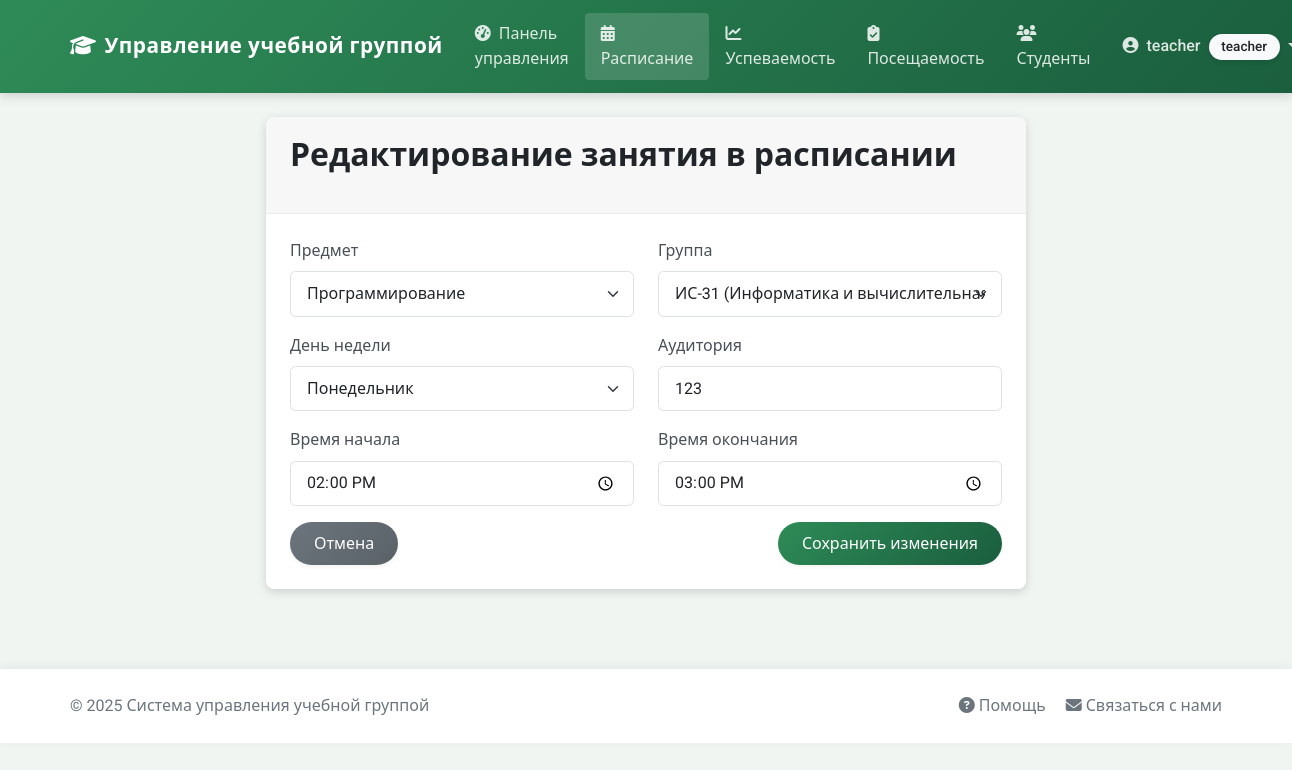
/schedule/edit/2 (signed in), run on the app's committed database.
### app/models/models.py (models this page shows, shortened)
class User(UserMixin, db.Model):
    id = db.Column(db.Integer, primary_key=True)
    username = db.Column(db.String(64), unique=True, nullable=False)
    email = db.Column(db.String(120), unique=True, nullable=False)
    password_hash = db.Column(db.String(128))
    first_name = db.Column(db.String(64))
    last_name = db.Column(db.String(64))
    role = db.Column(db.String(20), default='student')  # student, teacher, admin
    attendances = db.relationship('Attendance', backref='student', lazy='dynamic')
    grades = db.relationship('Grade', backref='student', lazy='dynamic')

class Schedule(db.Model):
    id = db.Column(db.Integer, primary_key=True)
    day_of_week = db.Column(db.Integer, nullable=False)  # 0-6 (понедельник-воскресенье)
    start_time = db.Column(db.Time, nullable=False)
    end_time = db.Column(db.Time, nullable=False)
    room = db.Column(db.String(20))
    subject_id = db.Column(db.Integer, db.ForeignKey('subject.id'), nullable=False)
    group_id = db.Column(db.Integer, db.ForeignKey('group.id'), nullable=False)
    attendances = db.relationship('Attendance', backref='schedule', lazy='dynamic')

class Subject(db.Model):
    id = db.Column(db.Integer, primary_key=True)
    name = db.Column(db.String(64), nullable=False)
    description = db.Column(db.Text)
    teacher_id = db.Column(db.Integer, db.ForeignKey('user.id'))
    teacher = db.relationship('User', backref='subjects')
    schedules = db.relationship('Schedule', backref='subject', lazy='dynamic')
    grades = db.relationship('Grade', backref='subject', lazy='dynamic')

class Group(db.Model):
    id = db.Column(db.Integer, primary_key=True)
    name = db.Column(db.String(64), unique=True, nullable=False)
    faculty = db.Column(db.String(64))
    year = db.Column(db.Integer)
    students = db.relationship('User',
                              secondary=student_group,
                              lazy='subquery',
                              backref=db.backref('groups', lazy=True))
    schedules = db.relationship('Schedule', backref='group', lazy='dynamic')

### app/routes/schedule.py (the view, shortened to what this page needs)
@bp.route('/edit/<int:id>', methods=['GET', 'POST'])
@login_required
def edit(id):
    if current_user.role not in ['admin', 'teacher']:
        flash('У вас нет доступа к этой странице')
        return redirect(url_for('main.dashboard'))
    schedule = Schedule.query.get_or_404(id)
    if current_user.role == 'teacher' and schedule.subject.teacher_id != current_user.id:
        flash('Вы можете редактировать только свои предметы')
        return redirect(url_for('schedule.index'))
    subjects = Subject.query.all()
    groups = Group.query.all()
    start_time_str = f"{schedule.start_time.hour:02d}:{schedule.start_time.minute:02d}"
    end_time_str = f"{schedule.end_time.hour:02d}:{schedule.end_time.minute:02d}"
    return render_template('schedule/edit.html',
                          schedule=schedule,
                          subjects=subjects,
                          groups=groups,
                          days=DAYS_OF_WEEK,
                          start_time_str=start_time_str,
                          end_time_str=end_time_str)

### app/context_processors.py (called while the page is built)
def csrf_processor():
    return {'csrf_token': generate_csrf()}

### app/models/__init__.py (called while the page is built)
@login_manager.user_loader
def load_user(id):
    return User.query.get(int(id))

### app/templates/schedule/edit.html (shortened to what this page needs)
{% extends "base.html" %}
{% block content %}
<div class="row justify-content-center">
    <div class="col-md-8">
        <div class="card">
            <div class="card-header">
                <h2>Редактирование занятия в расписании</h2>
            </div>
            <div class="card-body">
                <form method="post" action="{{ url_for('schedule.edit', id=schedule.id) }}">
                    <div class="row mb-3">
                        <div class="col-md-6">
                            <label for="subject_id" class="form-label">Предмет</label>
                            <select class="form-select" id="subject_id" name="subject_id" required>
                                {% for subject in subjects %}
                                <option value="{{ subject.id }}" {% if subject.id == schedule.subject_id %}selected{% endif %}>
                                    {{ subject.name }}
                                </option>
                                {% endfor %}
                            </select>
                        </div>
                        <div class="col-md-6">
                            <label for="group_id" class="form-label">Группа</label>
                            <select class="form-select" id="group_id" name="group_id" required>
                                {% for group in groups %}
                                <option value="{{ group.id }}" {% if group.id == schedule.group_id %}selected{% endif %}>
                                    {{ group.name }} ({{ group.faculty }}, {{ group.year }} курс)
                                </option>
                                {% endfor %}
                            </select>
                        </div>
                    </div>
                    <div class="row mb-3">
                        <div class="col-md-6">
                            <label for="day_of_week" class="form-label">День недели</label>
                            <select class="form-select" id="day_of_week" name="day_of_week" required>
                                {% for day_num, day_name in days.items() %}
                                <option value="{{ day_num }}" {% if day_num == schedule.day_of_week %}selected{% endif %}>
                                    {{ day_name }}
                                </option>
                                {% endfor %}
                            </select>
                        </div>
                        <div class="col-md-6">
                            <label for="room" class="form-label">Аудитория</label>
                            <input type="text" class="form-control" id="room" name="room" value="{{ schedule.room }}" required>
                        </div>
                    </div>
                    <div class="row mb-3">
                        <div class="col-md-6">
                            <label for="start_time" class="form-label">Время начала</label>
                            <input type="time" class="form-control" id="start_time" name="start_time" value="{{ start_time_str }}" required>
                        </div>
                        <div class="col-md-6">
                            <label for="end_time" class="form-label">Время окончания</label>
                            <input type="time" class="form-control" id="end_time" name="end_time" value="{{ end_time_str }}" required>
                        </div>
                    </div>
                    <div class="d-flex justify-content-between">
                        <a href="{{ url_for('schedule.index') }}" class="btn btn-secondary">Отмена</a>
                        <button type="submit" class="btn btn-primary">Сохранить изменения</button>
                    </div>
                </form>
            </div>
        </div>
    </div>
</div>
{% endblock %}

### app/templates/base.html (shortened to what this page needs)
<!DOCTYPE html>
<html lang="ru">
<head>
    <link rel="stylesheet" href="https://cdn.jsdelivr.net/npm/bootstrap@5.3.2/dist/css/bootstrap.min.css">
    <link rel="stylesheet" href="https://cdnjs.cloudflare.com/ajax/libs/font-awesome/6.4.0/css/all.min.css">
    <link rel="stylesheet" href="{{ url_for('static', filename='css/style.css') }}">
    <link rel="stylesheet" href="{{ url_for('static', filename='css/modal-fix.css') }}">
</head>
<body>
    <nav class="navbar navbar-expand-lg navbar-dark bg-primary sticky-top">
        <div class="container">
            <a class="navbar-brand" href="{{ url_for('main.index') }}">
                <i class="fas fa-graduation-cap me-2"></i>Управление учебной группой
            </a>
            <div class="collapse navbar-collapse" id="navbarNav">
                <ul class="navbar-nav me-auto">
                    {% if current_user.is_authenticated %}
                    <li class="nav-item">
                        <a class="nav-link {% if request.path == url_for('main.dashboard') %}active{% endif %}" href="{{ url_for('main.dashboard') }}">
                            <i class="fas fa-tachometer-alt me-1"></i> Панель управления
                        </a>
                    </li>
                    <li class="nav-item">
                        <a class="nav-link {% if request.path.startswith('/schedule') %}active{% endif %}" href="{{ url_for('schedule.index') }}">
                            <i class="fas fa-calendar-alt me-1"></i> Расписание
                        </a>
                    </li>
                    <li class="nav-item">
                        <a class="nav-link {% if request.path == url_for('performance.index') %}active{% endif %}" href="{{ url_for('performance.index') }}">
                            <i class="fas fa-chart-line me-1"></i> Успеваемость
                        </a>
                    </li>
                    <li class="nav-item">
                        <a class="nav-link {% if request.path.startswith('/performance/attendance') %}active{% endif %}" href="{{ url_for('performance.attendance') }}">
                            <i class="fas fa-clipboard-check me-1"></i> Посещаемость
                        </a>
                    </li>                    {% if current_user.role in ['admin', 'teacher'] %}
                    <li class="nav-item">
                        <a class="nav-link {% if request.path.startswith('/student') %}active{% endif %}" href="{{ url_for('student.index') }}">
                            <i class="fas fa-users me-1"></i> Студенты
                        </a>
                    </li>
                    {% endif %}
                    {% endif %}
                </ul>
                <ul class="navbar-nav">
                    {% if current_user.is_authenticated %}
                    <li class="nav-item dropdown">
                        <a class="nav-link dropdown-toggle" href="#" id="userDropdown" role="button" data-bs-toggle="dropdown">
                            <i class="fas fa-user-circle me-1"></i> {{ current_user.username }}
                            <span class="badge bg-light text-dark ms-1">{{ current_user.role }}</span>
                        </a>
                    </li>
                    {% endif %}
                </ul>
            </div>
        </div>
    </nav>
    <div class="container mt-4">
        {% block content %}{% endblock %}
    </div>
    <footer class="footer py-4">
        <div class="container">
            <div class="row align-items-center justify-content-between">
                <div class="col-md-6">
                    <span class="text-muted">© 2025 Система управления учебной группой</span>
                </div>
                <div class="col-md-6 text-md-end">
                    <a href="#" class="text-decoration-none text-secondary me-3">
                        <i class="fas fa-question-circle"></i> Помощь
                    </a>
                    <a href="#" class="text-decoration-none text-secondary">
                        <i class="fas fa-envelope"></i> Связаться с нами
                    </a>
                </div>
            </div>
        </div>    </footer>    <script src="https://cdn.jsdelivr.net/npm/bootstrap@5.3.2/dist/js/bootstrap.bundle.min.js"></script>    <script src="{{ url_for('static', filename='js/scroll-lock.js') }}"></script>
</body>
</html>

### app/static/css/style.css (style rules this page uses)
:root { --primary-color: #2e8b57; --secondary-color: #6c757d; --success-color: #218838; --info-color: #20a2a0; --warning-color: #d4a72c; --danger-color: #c9302c; --light-color: #f8f9fa; --dark-color: #344a3d; --border-radius: 0.5rem; --box-shadow: 0 3px 10px rgba(0, 0, 0, 0.15); --transition: all 0.3s ease; }
body { font-family: 'Roboto', 'Segoe UI', sans-serif; background-color: #f0f5f2; color: #333; line-height: 1.6; }
.container { max-width: 1200px; padding: 0 1.5rem; }
h1, h2, h3, h4, h5, h6 { font-weight: 600; margin-bottom: 1.2rem; }
.navbar { box-shadow: var(--box-shadow); padding: 0.8rem 1rem; background: linear-gradient(135deg, var(--primary-color), #1a5e3e) !important; }
.navbar-brand { font-weight: 700; font-size: 1.3rem; letter-spacing: 0.5px; }
.navbar-dark .navbar-nav .nav-link { color: rgba(255, 255, 255, 0.85); font-weight: 500; padding: 0.5rem 1rem; transition: var(--transition); }
.navbar-dark .navbar-nav .nav-link.active { background-color: rgba(255, 255, 255, 0.15); border-radius: 4px; }
.card { border: none; border-radius: var(--border-radius); box-shadow: var(--box-shadow); transition: var(--transition); margin-bottom: 2rem; overflow: hidden; }
.card-header { background-color: rgba(0, 0, 0, 0.03); border-bottom: 1px solid rgba(0, 0, 0, 0.05); padding: 1.2rem 1.5rem; font-weight: 600; }
.card-body { padding: 1.5rem; }
.form-control { border-radius: 0.35rem; padding: 0.6rem 1rem; border: 1px solid #dce1e5; transition: var(--transition); }
.form-label { font-weight: 500; color: #495057; margin-bottom: 0.5rem; }
.form-select { border-radius: 0.35rem; padding: 0.6rem 1rem; border: 1px solid #dce1e5; background-color: #fff; }
.btn { font-weight: 500; border-radius: 2rem; padding: 0.6rem 1.5rem; transition: var(--transition); box-shadow: 0 2px 4px rgba(0, 0, 0, 0.05); border: none; }
.btn-primary { background: linear-gradient(135deg, var(--primary-color), #1a5e3e); }
.btn-secondary { background: linear-gradient(135deg, var(--secondary-color), #5a6268); }
.badge { font-size: 0.85rem; padding: 0.4rem 0.8rem; border-radius: 30px; font-weight: 500; box-shadow: 0 2px 4px rgba(0, 0, 0, 0.1); }
.footer { background-color: #fff; box-shadow: 0 -2px 10px rgba(0, 0, 0, 0.05); padding: 1.2rem 0; margin-top: 3rem; }
.footer .text-muted { color: #6c757d !important; }
.card, .alert, .jumbotron { animation: fadeIn 0.5s ease-out; }

### app/static/css/modal-fix.css (style rules this page uses)
body.modal-fix-applied { overflow-y: scroll !important; padding-right: 0 !important; margin-right: 0 !important; }

### data on the page
User: username "teacher", role "teacher"
Schedule: subject_id "Программирование", group_id "ИС-31 (Информатика и вычислительная техника, 3 курс)", day_of_week "Понедельник", room "123"
